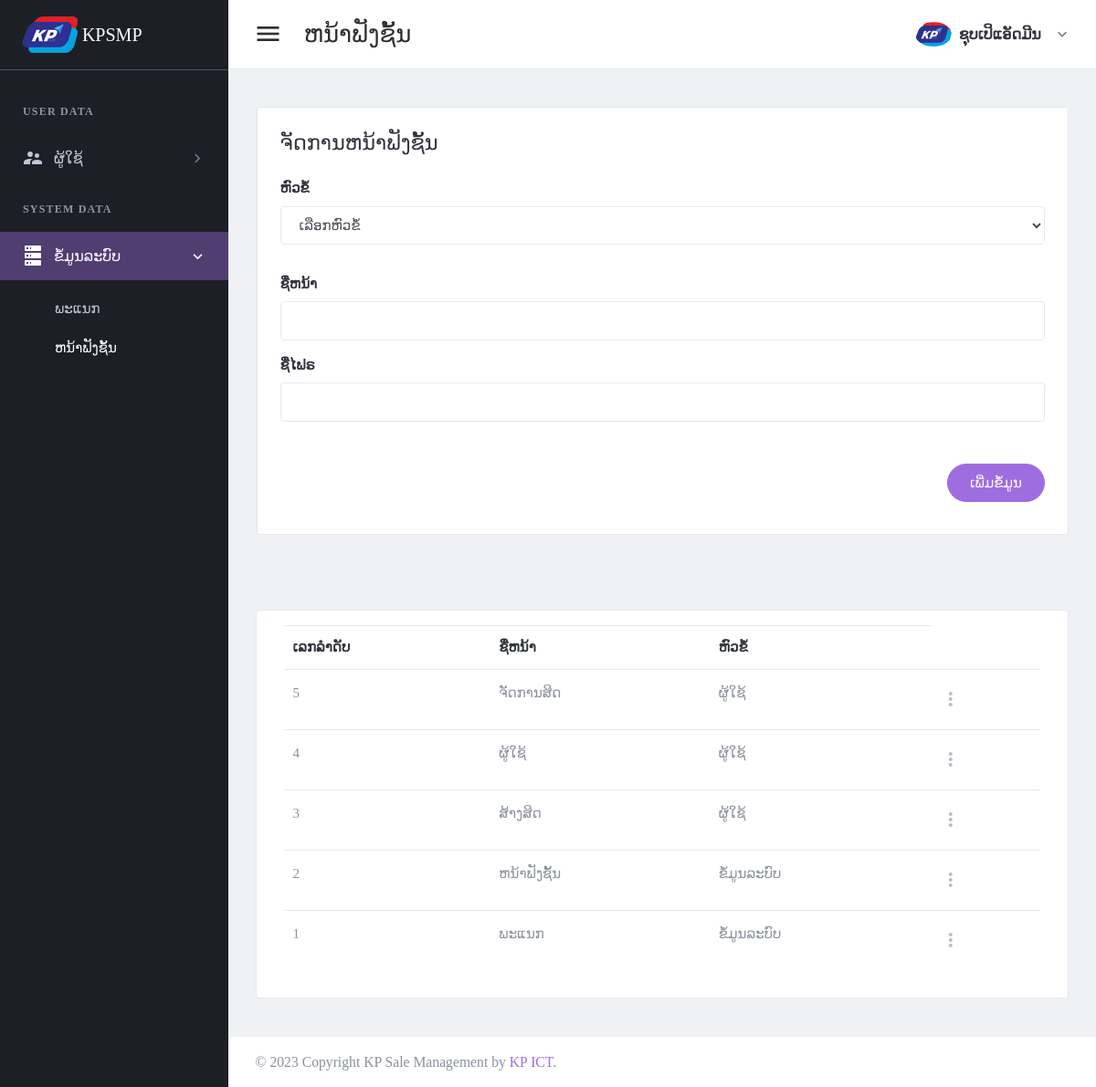
Page /page/page-function.php (signed in) on the earlier database version.
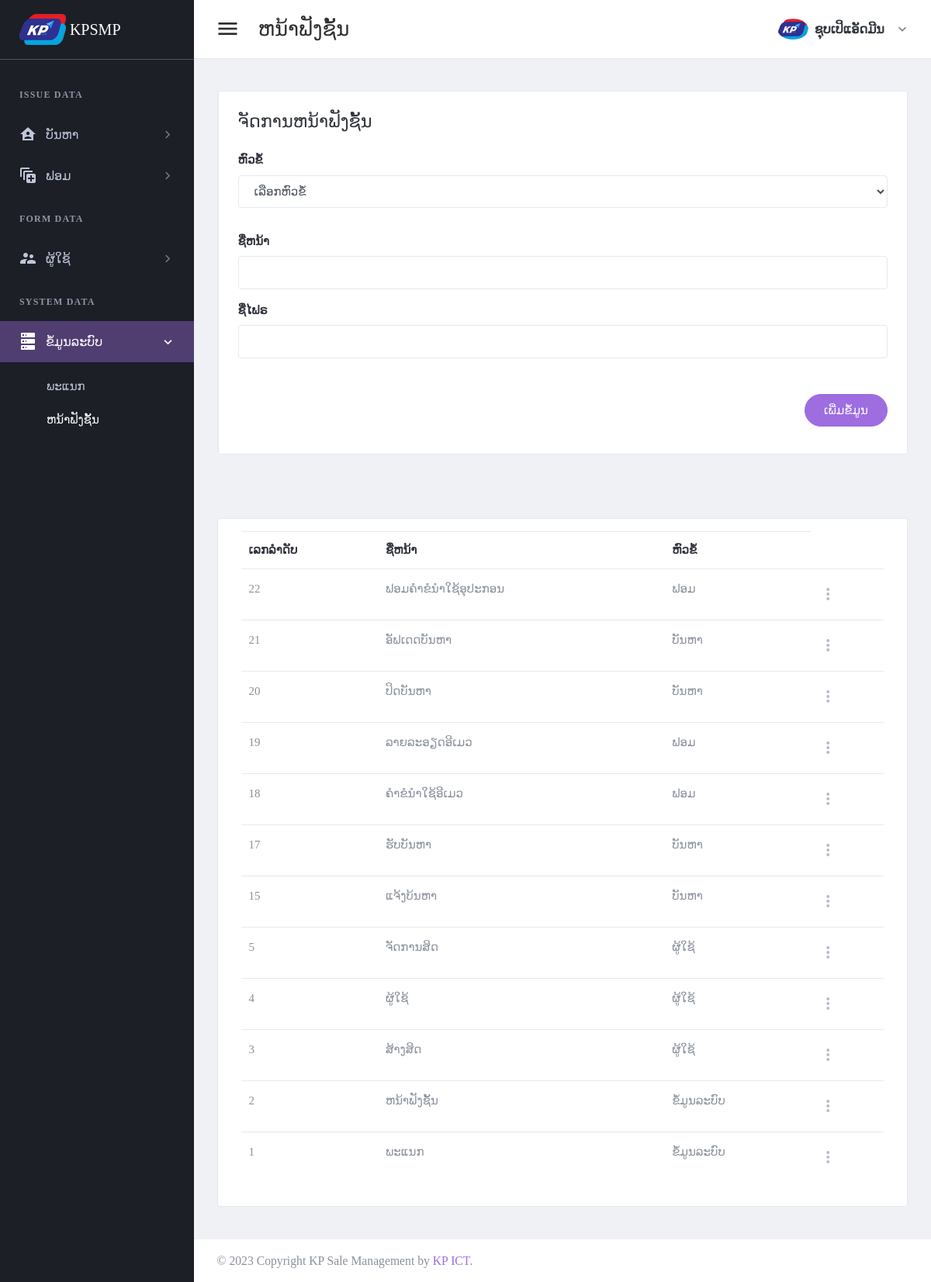
Same page on the later database version.
### tables this page shows
CREATE TABLE `tbl_header_title` (
  `ht_id` int(11) NOT NULL,
  `ht_name` varchar(300) DEFAULT NULL
);

CREATE TABLE `tbl_sub_title` (
  `st_id` int(11) NOT NULL,
  `st_name` varchar(300) DEFAULT NULL,
  `icon_code` varchar(100) DEFAULT NULL,
  `ht_id` int(11) DEFAULT NULL
);

CREATE TABLE `tbl_page_title` (
  `pt_id` int(11) NOT NULL,
  `pt_name` varchar(300) DEFAULT NULL,
  `ptf_name` varchar(100) DEFAULT NULL,
  `st_id` int(11) DEFAULT NULL
);

### setting/checksession.php (called while the page is built, shortened)
<?php
	if($_SESSION['id_users'] == "" )
	{
	header("location:logout.php");
	}
	  else{
		$role_id = $_SESSION["role_id"];
	}
?>

### page/page-function.php (the view, shortened to what the changed rows need)
<?php
include("../setting/checksession.php");
include("../setting/conn.php");
$header_name = "ຫນ້າຟັງຊັ້ນ";
$header_click = "4";
?>
<!DOCTYPE html>
<html lang="en" dir="ltr">
<head>
	<?php
	include("../setting/callcss.php");
	?>
</head>
<body class="navbar-fixed sidebar-fixed" id="body">
	<div class="wrapper">
		<?php include "menu.php"; ?>
		<div class="page-wrapper">
			<div class="content-wrapper">
				<div class="content">
					<div class="card card-default">
						<div class="card-body">
							<table id="productsTable" class="table table-hover table-product" style="width:100%">
								<thead>
									<tr>
										<th>ເລກລຳດັບ</th>
										<th>ຊື່ຫນ້າ</th>
										<th>ຫົວຂໍ້</th>
									</tr>
								</thead>
								<tbody>
									<?php
									$stmt4 = $conn->prepare("SELECT  pt_id,pt_name ,st_name
									FROM tbl_page_title a
									left join tbl_sub_title b on a.st_id = b.st_id order by pt_id desc ");
									$stmt4->execute();
									if ($stmt4->rowCount() > 0) {
										while ($row4 = $stmt4->fetch(PDO::FETCH_ASSOC)) {
											$pt_id = $row4['pt_id'];
											$pt_name = $row4['pt_name'];
											$st_name = $row4['st_name'];
									?>
											<tr>
												<td><?php echo "$pt_id"; ?></td>
												<td><?php echo "$pt_name"; ?></td>
												<td><?php echo "$st_name"; ?></td>
												<td>
                                                    <div class="dropdown">
                                                        <a class="dropdown-toggle icon-burger-mini" href="#" role="button" id="dropdownMenuLink" data-toggle="dropdown" aria-haspopup="true" aria-expanded="false" data-display="static">
                                                        </a>
                                                    </div>
                                                </td>
											</tr>
									<?php
										}
									}
									?>
								</tbody>
							</table>
						</div>
					</div>
				</div>
			</div>
		</div>
	</div>
</body>
</html>

### page/menu.php (shortened to what the changed rows need)
<aside class="left-sidebar sidebar-dark" id="left-sidebar">
  <div id="sidebar" class="sidebar sidebar-with-footer">
    <div class="sidebar-left" data-simplebar style="height: 100%;">
      <ul class="nav sidebar-inner" id="sidebar-menu">
        <?php
        $stmt = $conn->prepare(" SELECT distinct a.ht_id,ht_name
        FROM tbl_header_title a
        left join tbl_role_page b on a.ht_id = b.ht_id
        where role_id ='$role_id'
        order by  a.ht_id asc ");
        $stmt->execute();
        if ($stmt->rowCount() > 0) {
          while ($row = $stmt->fetch(PDO::FETCH_ASSOC)) {
            $ht_id = $row['ht_id'];
            $ht_name = $row['ht_name'];
        ?>
            <li class="section-title"> <?php echo "$ht_name"; ?></li>
            <?php
            $stmt1 = $conn->prepare("SELECT distinct a.st_id,st_name,role_id,icon_code
            FROM tbl_sub_title a
            left join tbl_role_page b on a.st_id = b.st_id
            where a.ht_id = '$ht_id' and role_id ='$role_id'
            order by a.st_id asc ");
            $stmt1->execute();
            if ($stmt1->rowCount() > 0) {
              while ($row1 = $stmt1->fetch(PDO::FETCH_ASSOC)) {
                $st_name = $row1['st_name'];
                $st_id = $row1['st_id'];
                $icon_code = $row1['icon_code'];
            ?>
                <li class='has-sub <?php if ($header_click == "$st_id") {  echo "active expand"; } ?>'>
                  <a class="sidenav-item-link" href="javascript:void(0)" data-toggle="collapse" data-target='#<?php echo "$st_name"; ?>' aria-expanded="false" aria-controls="<?php echo "$st_name"; ?>">
                    <i class="mdi <?php echo"$icon_code";?>"></i>
                    <span class="nav-text"> <?php echo "$st_name"; ?> </span> <b class="caret"></b>
                  </a>
                  <ul class='collapse <?php if ($header_click == "$st_id" ) { echo "show"; } ?>' id="<?php echo "$st_name"; ?>" data-parent="#sidebar-menu">
                    <div class="sub-menu">
                      <?php
                      $stmt2 = $conn->prepare(" SELECT pt_name,ptf_name
                      FROM tbl_page_title a
                      left join tbl_role_page b on a.pt_id = b.pt_id
                      where a.st_id = '$st_id' and role_id ='$role_id'
                      order by a.pt_id asc ");
                      $stmt2->execute();
                      if ($stmt2->rowCount() > 0) {
                        while ($row2 = $stmt2->fetch(PDO::FETCH_ASSOC)) {
                          $pt_name = $row2['pt_name'];
                      ?>
                          <li class="<?php if ($header_name ==  $row2['pt_name']) { echo "active"; } ?>">
                            <a class="sidenav-item-link" href='<?php echo $row2['ptf_name'] ?>'>
                              <span class="nav-text"><?php echo"$pt_name";?></span>
                            </a>
                          </li>
                      <?php
                        }
                      }
                      ?>
                    </div>
                  </ul>
              <?php
              }
            }
              ?>
                </li>
            <?php
          }
        }
            ?>
      </ul>
    </div>
  </div>
</aside>

Differences in the rows shown:
now on this page (row edited): tbl_header_title: ht_name "ISSUE DATA"
now on this page (row edited): tbl_sub_title: st_name "ບັນຫາ", shown under "ISSUE DATA"
now on this page (row edited): tbl_sub_title: st_name "ຟອມ", shown under "ISSUE DATA"
changed tbl_header_title: ht_name "USER DATA" → "FORM DATA"
added tbl_page_title: pt_id "22", pt_name "ຟອມຄຳຂໍນຳໃຊ້ອຸປະກອນ", st.st_name "ຟອມ", shown under "ຈັດການຫນ້າຟັງຊັ້ນ"
added tbl_page_title: pt_id "21", pt_name "ອັຟເດດບັນຫາ", st.st_name "ບັນຫາ", shown under "ຈັດການຫນ້າຟັງຊັ້ນ"
added tbl_page_title: pt_id "20", pt_name "ປິດບັນຫາ", st.st_name "ບັນຫາ", shown under "ຈັດການຫນ້າຟັງຊັ້ນ"
added tbl_page_title: pt_id "19", pt_name "ລາຍລະອຽດອີເມວ", st.st_name "ຟອມ", shown under "ຈັດການຫນ້າຟັງຊັ້ນ"
added tbl_page_title: pt_id "18", pt_name "ຄຳຂໍນຳໃຊ້ອີເມວ", st.st_name "ຟອມ", shown under "ຈັດການຫນ້າຟັງຊັ້ນ"
added tbl_page_title: pt_id "17", pt_name "ຮັບບັນຫາ", st.st_name "ບັນຫາ", shown under "ຈັດການຫນ້າຟັງຊັ້ນ"
added tbl_page_title: pt_id "15", pt_name "ແຈ້ງບ້ນຫາ", st.st_name "ບັນຫາ", shown under "ຈັດການຫນ້າຟັງຊັ້ນ"
